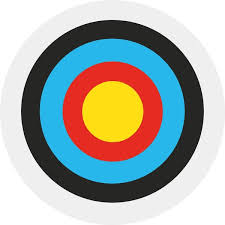
#> input picture Image Processing/download.jpeg, 225 x 225 px
$ python 6.3.py
#> lines starting #> are read from the running program, lines starting #| are printed output that depends on the picture
import cv2
import numpy as np
import matplotlib.pyplot as plt
import math
def dist(point1,point2):
    return math.sqrt((point1[0]-point2[0])**2 + (point1[1]-point2[1])**2)
def gaussianhp(d0,imgshape):
    base=np.zeros(imgshape[:2])
    rows,cols=imgshape[:2]
    center=(rows/2,cols/2)
    for x in range(cols):
        for y in range(rows):
            base[y,x]=1-math.exp(((-dist((y,x),center)**2)/(2*(d0**2))))

    return base
fig,ax=plt.subplots(2,4)

img=cv2.imread('download.jpeg',0)
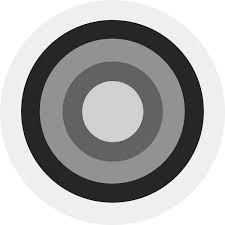
#> img: shape (225, 225); min 0, max 255, mean 172.3
im=ax[0,0].imshow(img,cmap='gray')
ax[0,0].set_title('input image'),ax[0,0].set_xticks([]),ax[0,0].set_yticks([])

f=np.fft.fft2(img)
mag=20*np.log(np.abs(f))
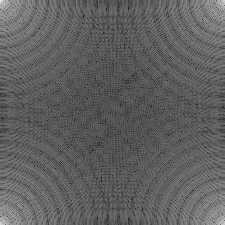
#> mag: shape (225, 225) float64; min 49.82, max 319.6, mean 151.6; drawn with min black and max white
im=ax[0,1].imshow(mag,cmap='gray')
ax[0,1].set_title('magnified image'),ax[0,1].set_xticks([]),ax[0,1].set_yticks([])

fshift=np.fft.fftshift(f)
mag=20*np.log(np.abs(fshift))
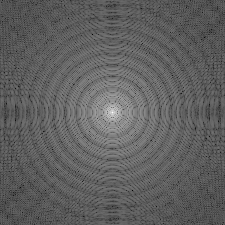
#> mag: shape (225, 225) float64; min 49.82, max 319.6, mean 151.6; drawn with min black and max white
im=ax[0,2].imshow(mag,cmap='gray')
ax[0,2].set_title('centered spectrum'),ax[0,2].set_xticks([]),ax[0,2].set_yticks([])

im=ax[0,3].imshow(np.abs(gaussianhp(50,img.shape)),cmap='gray')
ax[0,3].set_title('gaussian HPF with diameter 25px')
ax[0,3].set_xticks([])
ax[0,3].set_yticks([])


im=ax[1,0].imshow(np.log(1+ np.abs(fshift*gaussianhp(50,img.shape))),cmap='gray')
ax[1,0].set_title('filtered img in frequency domain')
ax[1,0].set_xticks([])
ax[1,0].set_yticks([])

im=ax[1,1].imshow(np.log(1+ np.abs(np.fft.ifftshift(fshift*gaussianhp(50,img.shape)))),cmap='gray')
ax[1,1].set_title('filtered img inverse ffishift')
ax[1,1].set_xticks([])
ax[1,1].set_yticks([])


im=ax[1,2].imshow(np.log(1+ np.abs(np.fft.ifft2(np.fft.ifftshift(fshift*gaussianhp(50,img.shape))))),cmap='gray')
ax[1,2].set_title('final filtered img in spatial domain')
ax[1,2].set_xticks([])
ax[1,2].set_yticks([])

ax[1,3].axis('off')
plt.show()
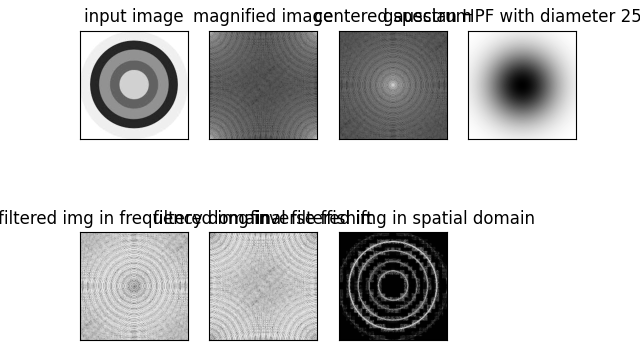
#> figure drawn by matplotlib, 7 panels

cv2.waitKey(0)
cv2.destroyAllWindows()
